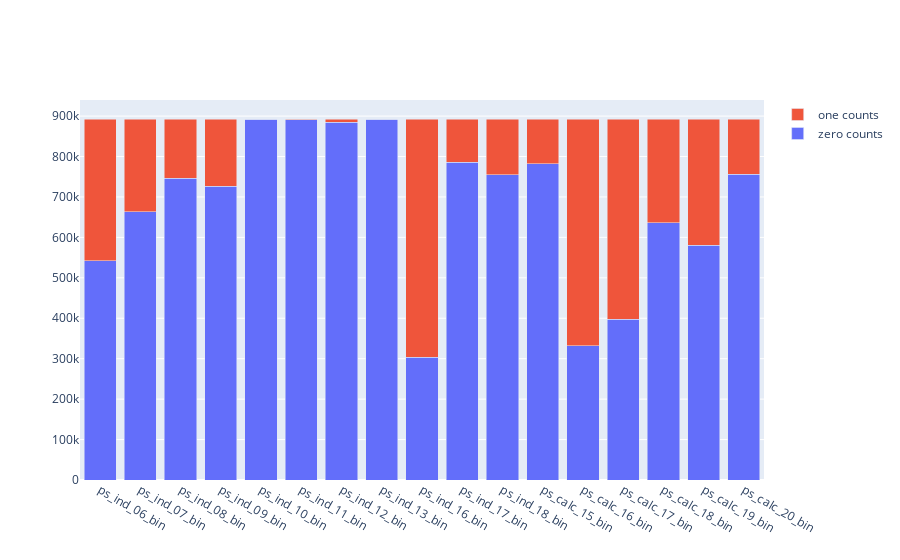

Notebook cell for this chart:
### Code cell
import plotly.offline as pltoff
import plotly.graph_objs as go

test_bin_zero_list = []
test_bin_one_list = []

for col in bin_cols:
    temp = test[col].value_counts()
    test_bin_zero_list.append(temp[0])
    test_bin_one_list.append(temp[1])

test_trace1 = go.Bar(x = bin_cols,
                    y = test_bin_zero_list,
                    name = 'zero counts')
test_trace2 = go.Bar(x = bin_cols,
                    y = test_bin_one_list,
                    name = 'one counts')
test_bin_plot_data = [test_trace1, test_trace2]
layout = go.Layout(barmode = 'stack')
fig = go.Figure(data = test_bin_plot_data, layout = layout)
pltoff.iplot(fig, filename = 'stack-bar')

### Figure 1 — Plotly figure (JSON) as saved in the notebook; plotly's stock layout.template omitted (floating-point values rounded to 4 significant figures)
{"data": [{"name": "zero counts", "type": "bar", "x": ["ps_ind_06_bin", "ps_ind_07_bin", "ps_ind_08_bin", "ps_ind_09_bin", "ps_ind_10_bin", "ps_ind_11_bin", "ps_ind_12_bin", "ps_ind_13_bin", "ps_ind_16_bin", "ps_ind_17_bin", "ps_ind_18_bin", "ps_calc_15_bin", "ps_calc_16_bin", "ps_calc_17_bin", "ps_calc_18_bin", "ps_calc_19_bin", "ps_calc_20_bin"], "y": [541720, 663192, 746699, 726837, 892483, 891392, 884445, 891888, 303030, 785322, 754454, 782357, 332345, 397607, 635867, 580916, 756726]}, {"name": "one counts", "type": "bar", "x": ["ps_ind_06_bin", "ps_ind_07_bin", "ps_ind_08_bin", "ps_ind_09_bin", "ps_ind_10_bin", "ps_ind_11_bin", "ps_ind_12_bin", "ps_ind_13_bin", "ps_ind_16_bin", "ps_ind_17_bin", "ps_ind_18_bin", "ps_calc_15_bin", "ps_calc_16_bin", "ps_calc_17_bin", "ps_calc_18_bin", "ps_calc_19_bin", "ps_calc_20_bin"], "y": [351096, 229624, 146117, 165979, 333, 1424, 8371, 928, 589786, 107494, 138362, 110459, 560471, 495209, 256949, 311900, 136090]}], "layout": {"barmode": "stack"}}
